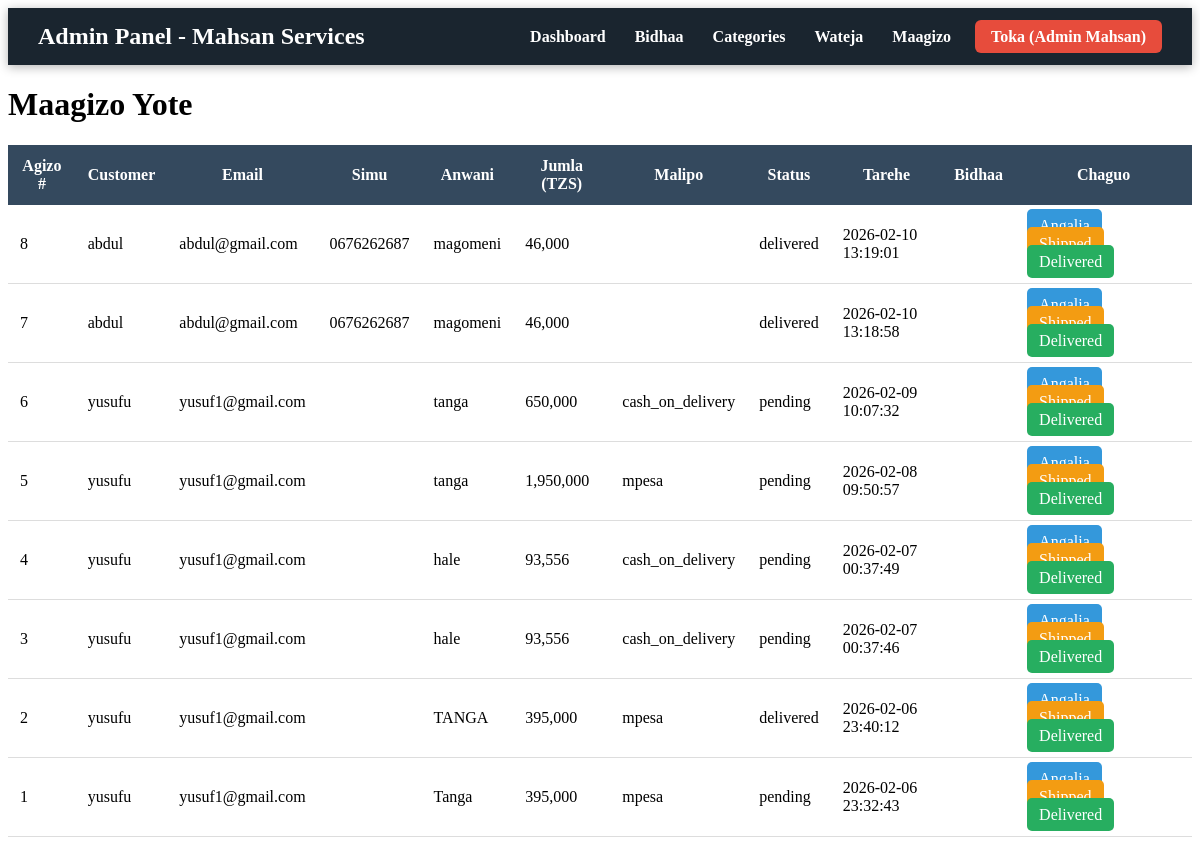
Screenshot of /frontend/admin/orders.php (signed in) with the database file from the repository.
### tables this page shows
CREATE TABLE `orders` (
  `id` int(11) NOT NULL,
  `user_id` int(11) NOT NULL,
  `total_amount` decimal(10,2) NOT NULL,
  `status` enum('pending','paid','processing','shipped','delivered','cancelled') DEFAULT 'pending',
  `payment_method` enum('cash_on_delivery','mpesa') DEFAULT 'cash_on_delivery',
  `address` text NOT NULL,
  `phone` varchar(20) NOT NULL,
  `created_at` timestamp NOT NULL DEFAULT current_timestamp(),
  `updated_at` timestamp NOT NULL DEFAULT current_timestamp() ON UPDATE current_timestamp()
);

CREATE TABLE `users` (
  `id` int(11) NOT NULL,
  `role_id` int(11) NOT NULL DEFAULT 2,
  `full_name` varchar(120) NOT NULL,
  `email` varchar(150) NOT NULL,
  `phone` varchar(20) DEFAULT NULL,
  `password` varchar(255) NOT NULL,
  `created_at` timestamp NOT NULL DEFAULT current_timestamp()
);

### frontend/admin/orders.php (the view, shortened to what this page needs)
<?php
require_once '../../config/database.php';
include 'admin_header.php';
?>
<div class="container">
    <h1>Maagizo Yote</h1>
    <table style="width:100%; border-collapse:collapse; margin-top:20px;">
        <tr style="background:#34495e; color:white;">
            <th style="padding:12px;">Agizo #</th>
            <th style="padding:12px;">Customer</th>
            <th style="padding:12px;">Email</th>
            <th style="padding:12px;">Simu</th>
            <th style="padding:12px;">Anwani</th>
            <th style="padding:12px;">Jumla (TZS)</th>
            <th style="padding:12px;">Malipo</th>
            <th style="padding:12px;">Status</th>
            <th style="padding:12px;">Tarehe</th>
            <th style="padding:12px;">Bidhaa</th>
            <th style="padding:12px;">Chaguo</th>
        </tr>
        <?php
        $result = mysqli_query($conn, "SELECT o.*, u.full_name, u.email, u.phone
                                       FROM orders o
                                       JOIN users u ON o.user_id = u.id
                                       ORDER BY o.id DESC");
        while ($order = mysqli_fetch_assoc($result)) {
            echo "<tr style='border-bottom:1px solid #ddd;'>";
            echo "<td style='padding:12px;'>{$order['id']}</td>";
            echo "<td style='padding:12px;'>" . htmlspecialchars($order['full_name']) . "</td>";
            echo "<td style='padding:12px;'>" . htmlspecialchars($order['email']) . "</td>";
            echo "<td style='padding:12px;'>" . htmlspecialchars($order['phone']) . "</td>";
            echo "<td style='padding:12px;'>" . htmlspecialchars($order['address']) . "</td>";
            echo "<td style='padding:12px;'>" . number_format($order['total_amount']) . "</td>";
            echo "<td style='padding:12px;'>" . htmlspecialchars($order['payment_method']) . "</td>";
            echo "<td style='padding:12px;'>" . htmlspecialchars($order['status']) . "</td>";
            echo "<td style='padding:12px;'>" . $order['created_at'] . "</td>";
            $items_list = [];
            echo "<td style='padding:12px;'>" . implode('<br>', $items_list) . "</td>";
           echo "<td style='padding:12px;'>
    <a href='view_order.php?id={$order['id']}' style='background:#3498db; color:white; padding:8px 12px; border-radius:5px; text-decoration:none; margin-right:5px;'>Angalia</a>
    <a href='update_order_status.php?id={$order['id']}&status=shipped' onclick='return confirm(\"Badilisha status kuwa Shipped?\")' style='background:#f39c12; color:white; padding:8px 12px; border-radius:5px; text-decoration:none; margin-right:5px;'>Shipped</a>
    <a href='update_order_status.php?id={$order['id']}&status=delivered' onclick='return confirm(\"Badilisha status kuwa Delivered?\")' style='background:#27ae60; color:white; padding:8px 12px; border-radius:5px; text-decoration:none;'>Delivered</a>
</td>";
            echo "</tr>";
        }
        ?>
    </table>
</div>

### rows the page displays
orders: id "8", user.full_name "abdul", user.email "abdul@gmail.com", user.phone "0676262687", address "magomeni", total_amount "46,000", status "delivered", created_at "2026-02-10 13:19:01"
orders: id "7", user.full_name "abdul", user.email "abdul@gmail.com", user.phone "0676262687", address "magomeni", total_amount "46,000", status "delivered", created_at "2026-02-10 13:18:58"
orders: id "6", user.full_name "yusufu", user.email "yusuf1@gmail.com", address "tanga", total_amount "650,000", payment_method "cash_on_delivery", status "pending", created_at "2026-02-09 10:07:32"
orders: id "5", user.full_name "yusufu", user.email "yusuf1@gmail.com", address "tanga", total_amount "1,950,000", payment_method "mpesa", status "pending", created_at "2026-02-08 09:50:57"
orders: id "4", user.full_name "yusufu", user.email "yusuf1@gmail.com", address "hale", total_amount "93,556", payment_method "cash_on_delivery", status "pending", created_at "2026-02-07 00:37:49"
orders: id "3", user.full_name "yusufu", user.email "yusuf1@gmail.com", address "hale", total_amount "93,556", payment_method "cash_on_delivery", status "pending", created_at "2026-02-07 00:37:46"
orders: id "2", user.full_name "yusufu", user.email "yusuf1@gmail.com", address "TANGA", total_amount "395,000", payment_method "mpesa", status "delivered", created_at "2026-02-06 23:40:12"
orders: id "1", user.full_name "yusufu", user.email "yusuf1@gmail.com", address "Tanga", total_amount "395,000", payment_method "mpesa", status "pending", created_at "2026-02-06 23:32:43"

### other values shown
$full_name "Admin Mahsan"
